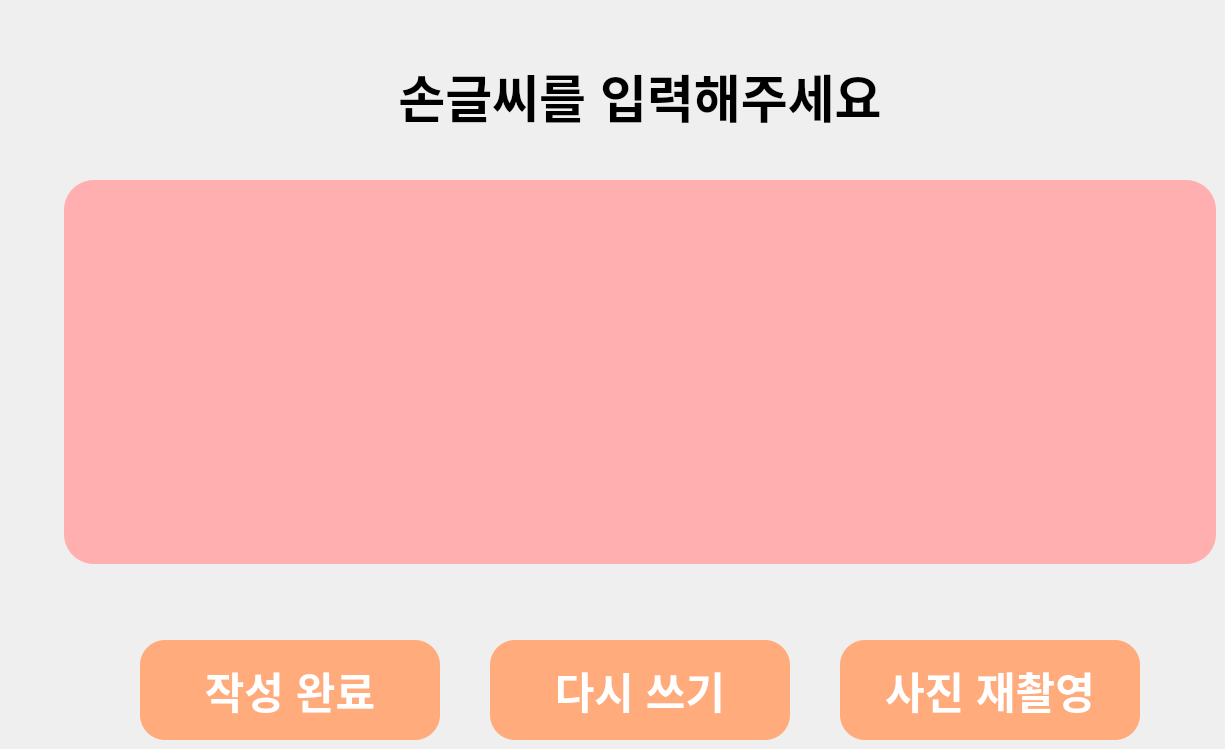
     <widget class="QWidget" name="handwrite_page">
      <widget class="QWidget" name="handwrite_widget" native="true">
       <property name="geometry">
        <rect>
         <x>64</x>
         <y>180</y>
         <width>1152</width>
         <height>384</height>
        </rect>
       </property>
       <property name="styleSheet">
        <string notr="true">background:#FFAFAF;border-radius:30px;</string>
       </property>
       <widget class="QGraphicsView" name="handwrite_graphicsView">
        <property name="geometry">
         <rect>
          <x>96</x>
          <y>32</y>
          <width>960</width>
          <height>320</height>
         </rect>
        </property>
       </widget>
      </widget>
      <widget class="QLabel" name="label">
       <property name="geometry">
        <rect>
         <x>365</x>
         <y>60</y>
         <width>550</width>
         <height>70</height>
        </rect>
       </property>
       <property name="font">
        <font>
         <pointsize>38</pointsize>
         <bold>true</bold>
        </font>
       </property>
       <property name="text">
        <string>손글씨를 입력해주세요</string>
       </property>
       <property name="alignment">
        <set>Qt::AlignCenter</set>
       </property>
      </widget>
      <widget class="QPushButton" name="handwrite_fin_button">
       <property name="geometry">
        <rect>
         <x>140</x>
         <y>640</y>
         <width>300</width>
         <height>100</height>
        </rect>
       </property>
       <property name="font">
        <font>
         <pointsize>32</pointsize>
         <bold>true</bold>
        </font>
       </property>
       <property name="styleSheet">
        <string notr="true">background: #FFAB7C;border-radius:25px; color: #FFFFFF;</string>
       </property>
       <property name="text">
        <string>작성 완료</string>
       </property>
      </widget>
      <widget class="QPushButton" name="handwrite_rewrite_button">
       <property name="geometry">
        <rect>
         <x>490</x>
         <y>640</y>
         <width>300</width>
         <height>100</height>
        </rect>
       </property>
       <property name="font">
        <font>
         <pointsize>32</pointsize>
         <bold>true</bold>
        </font>
       </property>
       <property name="styleSheet">
        <string notr="true">background: #FFAB7C;border-radius:25px; color: #FFFFFF;</string>
       </property>
       <property name="text">
        <string>다시 쓰기</string>
       </property>
      </widget>
      <widget class="QPushButton" name="handwrite_retake_button">
       <property name="geometry">
        <rect>
         <x>840</x>
         <y>640</y>
         <width>300</width>
         <height>100</height>
        </rect>
       </property>
       <property name="font">
        <font>
         <pointsize>32</pointsize>
         <bold>true</bold>
        </font>
       </property>
       <property name="styleSheet">
        <string notr="true">background: #FFAB7C;border-radius:25px; color: #FFFFFF;</string>
       </property>
       <property name="text">
        <string>사진 재촬영</string>
       </property>
      </widget>
     </widget>
